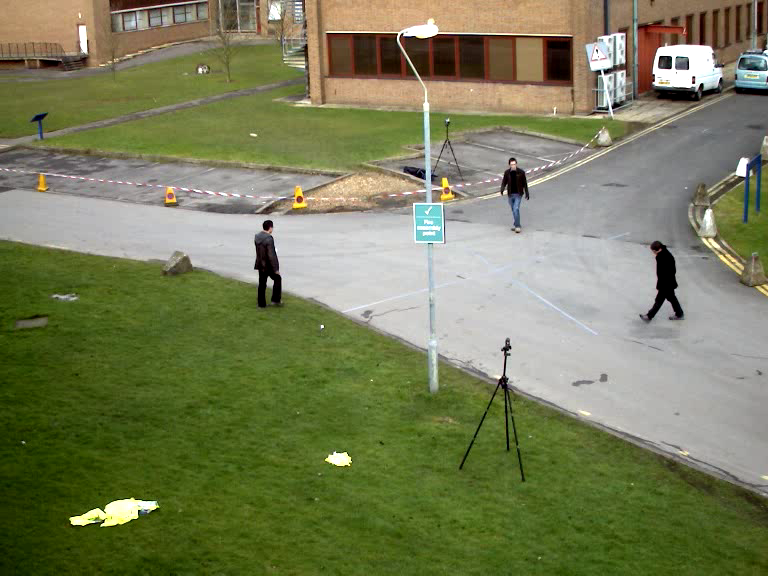
//> input picture road.png, 768 x 576 px, given in place of video.avi, which was not available
$ ./hough 3   (built with g++ and OpenCV 4)
//> lines starting //> are read from the running program, lines starting //| are printed output that depends on the picture; after the words box and inside, x2 and y2 are one past the last pixel; in counts of white or black regions, pixels touching at a corner belong together; pictures that were not available may be replaced by others from this repository, and a replacement may not be noted
### egbis/disjoint-set.h
// [17 lines of licence text are left out]

#ifndef DISJOINT_SET
#define DISJOINT_SET

// disjoint-set forests using union-by-rank and path compression (sort of).

typedef struct {
  int rank;
  int p;
  int size;
} uni_elt;

class universe {
public:
  universe(int elements);
  ~universe();
  int find(int x);
  void join(int x, int y);
  int size(int x) const { return elts[x].size; }
  int num_sets() const { return num; }

private:
  uni_elt *elts;
  int num;
};

// [9 lines left out: function universe, not called in this run]

universe::~universe() {
  delete [] elts;
}

// [20 lines left out: functions find, join, not called in this run]

#endif

### egbis/segment-graph.h
// [17 lines of licence text are left out]

#ifndef SEGMENT_GRAPH
#define SEGMENT_GRAPH

#include <algorithm>
#include <cmath>
#include "disjoint-set.h"

// threshold function
#define THRESHOLD(size, c) (c/size)

typedef struct {
  float w;
  int a, b;
} edge;

bool operator<(const edge &a, const edge &b) {
  return a.w < b.w;
}

/*
 * Segment a graph
 *
 * Returns a disjoint-set forest representing the segmentation.
 *
 * num_vertices: number of vertices in graph.
 * num_edges: number of edges in graph
 * edges: array of edges.
 * c: constant for treshold function.
 */
// [34 lines left out: function segment_graph, not called in this run]

#endif

### egbis/imutil.h
// [19 lines of licence text are left out]

#ifndef IMUTIL_H
#define IMUTIL_H

#include "image.h"
#include "misc.h"

/* compute minimum and maximum value in an image */
template <class T>
// [19 lines left out: function min_max, not called in this run]

/* threshold image */
template <class T>
// [13 lines left out: function threshold, not called in this run]

#endif

### egbis/convolve.h
// [19 lines of licence text are left out]

#ifndef CONVOLVE_H
#define CONVOLVE_H

#include <vector>
#include <algorithm>
#include <cmath>
#include "image.h"

/* convolve src with mask.  dst is flipped! */
// [18 lines left out: function convolve_even, not called in this run]

/* convolve src with mask.  dst is flipped! */
// [18 lines left out: function convolve_odd, not called in this run]

#endif

### egbis/misc.h
// [19 lines of licence text are left out]

#ifndef MISC_H
#define MISC_H

#include <cmath>

#ifndef M_PI
#define M_PI 3.141592653589793
#endif

typedef unsigned char uchar;

typedef struct { uchar r, g, b; } rgb;

inline bool operator==(const rgb &a, const rgb &b) {
  return ((a.r == b.r) && (a.g == b.g) && (a.b == b.b));
}

template <class T>
inline T abs(const T &x) { return (x > 0 ? x : -x); };

template <class T>
inline int sign(const T &x) { return (x >= 0 ? 1 : -1); };

template <class T>
inline T square(const T &x) { return x*x; };

template <class T>
inline T bound(const T &x, const T &min, const T &max) {
  return (x < min ? min : (x > max ? max : x));
}

template <class T>
inline bool check_bound(const T &x, const T&min, const T &max) {
  return ((x < min) || (x > max));
}

inline int vlib_round(float x) { return (int)(x + 0.5F); }

inline int vlib_round(double x) { return (int)(x + 0.5); }

inline double gaussian(double val, double sigma) {
  return exp(-square(val/sigma)/2)/(sqrt(2*M_PI)*sigma);
}

#endif

### egbis/image.h
// [19 lines of licence text are left out]

#ifndef IMAGE_H
#define IMAGE_H

#include <cstring>

template <class T>
class image {
 public:
  /* create an image */
  image(const int width, const int height, const bool init = true);

  /* delete an image */
  ~image();

  /* init an image */
  void init(const T &val);

  /* copy an image */
  image<T> *copy() const;

  /* get the width of an image. */
  int width() const { return w; }

  /* get the height of an image. */
  int height() const { return h; }

  /* image data. */
  T *data;

  /* row pointers. */
  T **access;

 private:
  int w, h;
};

/* use imRef to access image data. */
#define imRef(im, x, y) (im->access[y][x])

/* use imPtr to get pointer to image data. */
#define imPtr(im, x, y) &(im->access[y][x])

template <class T>
// [13 lines left out: function image, not called in this run]

template <class T>
image<T>::~image() {
  delete [] data;
  delete [] access;
}

template <class T>
// [6 lines left out: function init, not called in this run]


template <class T>
// [5 lines left out: function copy, not called in this run]

#endif


### hough.cpp
#include <opencv2/core/core.hpp>
#include "opencv2/objdetect/objdetect.hpp"
#include "opencv2/highgui/highgui.hpp"
#include "opencv2/imgproc/imgproc.hpp"

#include <cctype>
#include <iostream>
#include <iterator>
#include <stdio.h>

#include <cstdio>
#include <cstdlib>
#include "egbis/image.h"
#include "egbis/misc.h"
#include "egbis/pnmfile.h"
#include "egbis/segment-image.h"


using namespace std;
using namespace cv;
int p1,p2,p3,res;
Mat egbisImage;
Mat img;
char* imageName;
int num_ccs;
void detectAndDraw( Mat& img );
image<rgb>* convertMatToNativeImage(Mat *input);
Mat convertNativeToMat(image<rgb>* input);
Mat runEgbisOnMat(Mat *input, float sigma, float k, int min_size, int *numccs);
void laneMarkingsDetector(cv::Mat &srcGRAY, cv::Mat &dstGRAY, int tau);


int main( int argc, const char** argv )
{
    CvCapture* capture = 0;
    Mat frame, frameCopy, image,markings;
    string inputName;
	res = atoi(argv[1]);
	p1=20;
	p2=50;
	p3=50;
_start_:
	//capture = cvCaptureFromCAM( 0 );
	//image = imread( "road.png" );
	capture = cvCaptureFromAVI( "video.avi" );

	cvNamedWindow( "result", 1 );
	//cvNamedWindow( "markings", 1 );

    if( capture )
    {
		IplImage* iplImg;
        cout << "In capture mode" << endl;
        for(;;)
        {
            frame = cvQueryFrame( capture );
//> frame is the input picture: 576 rows x 768 cols, CV_8UC3; mean B, G, R 89.2, 125.6, 120.7

            if( frame.empty() ) goto _start_;
			// [4 lines of commented-out code are left out]
            cvtColor(frame, frame, CV_BGR2GRAY);
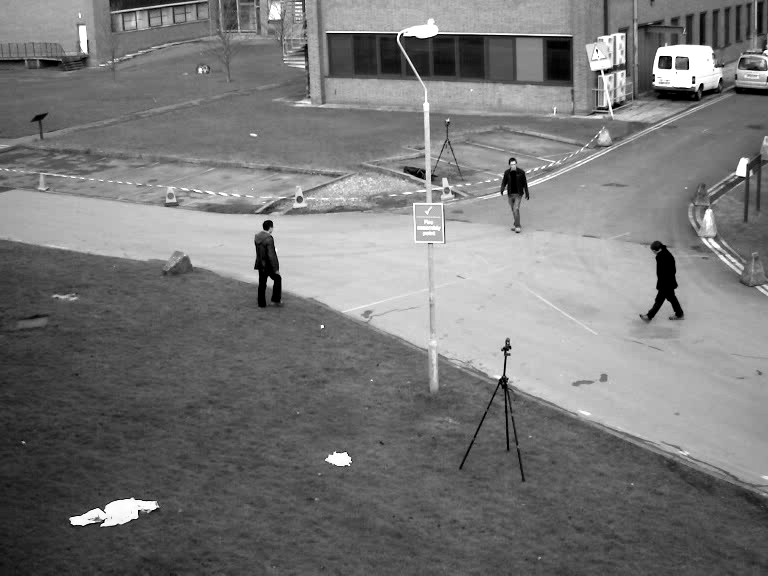
//> frame: 576 rows x 768 cols, CV_8UC1; min 0, max 255, mean 119.9
            markings = frame.clone();


			const int64 start = getTickCount();
			laneMarkingsDetector(frame, markings, res);
//> in laneMarkingsDetector, `dstGRAY.setTo(0);`: dstGRAY: 576 rows x 768 cols, CV_8UC1; every value is 0
//> the loop in laneMarkingsDetector, `for (int j=0; j<srcGRAY.rows; ++j)` made 576 passes
//> aux on passes 1 to 3: 0, 8, 2
//> after the loop in laneMarkingsDetector, `for (int j=0; j<srcGRAY.rows; ++j)`:
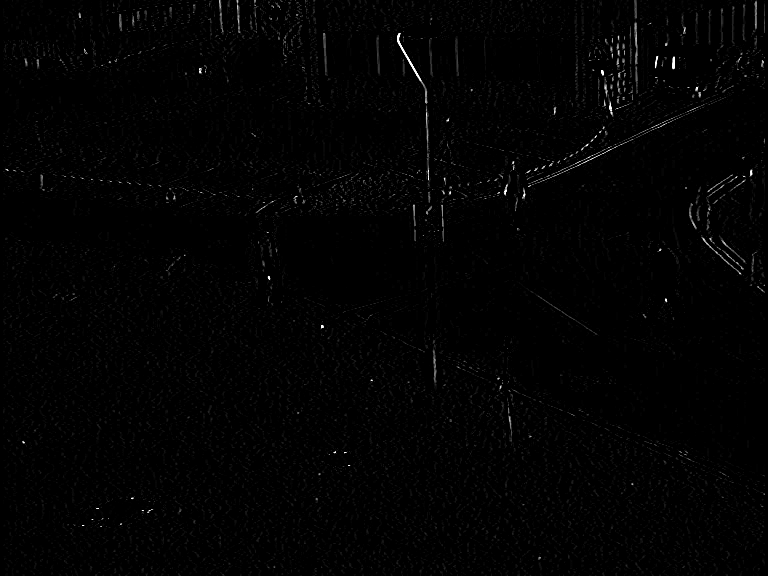
//> dstGRAY: 576 rows x 768 cols, CV_8UC1; min 0, max 255, mean 2.6
//> after the loop in laneMarkingsDetector, `for (int j=0; j<srcGRAY.rows; ++j)`: aux = 0
			const double timeSec = (getTickCount() - start) / getTickFrequency();
			cv::threshold(markings, markings, 0, 255, CV_THRESH_BINARY | CV_THRESH_OTSU);
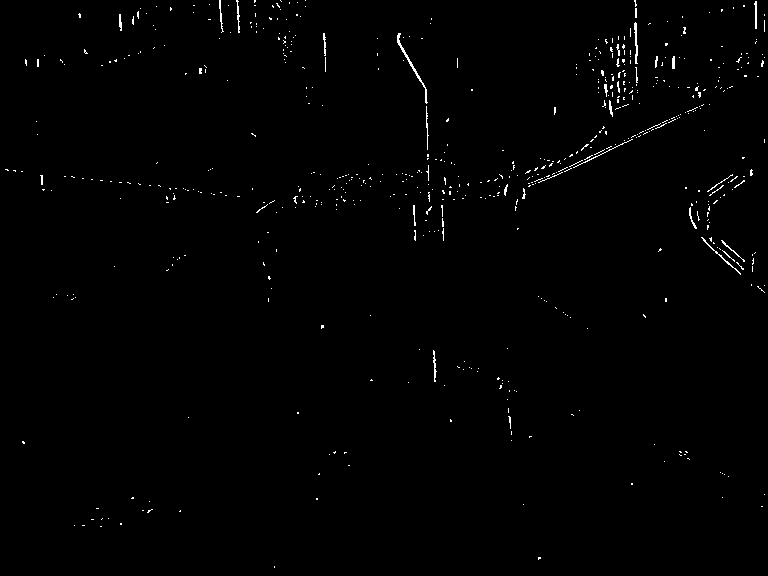
//> markings: 576 rows x 768 cols, CV_8UC1; 0.76% white in thin lines or dots
			//cv::imshow( "result", markings  );
			detectAndDraw( markings );
//> in detectAndDraw, `Canny(src, src, 50, 200, 3);`:
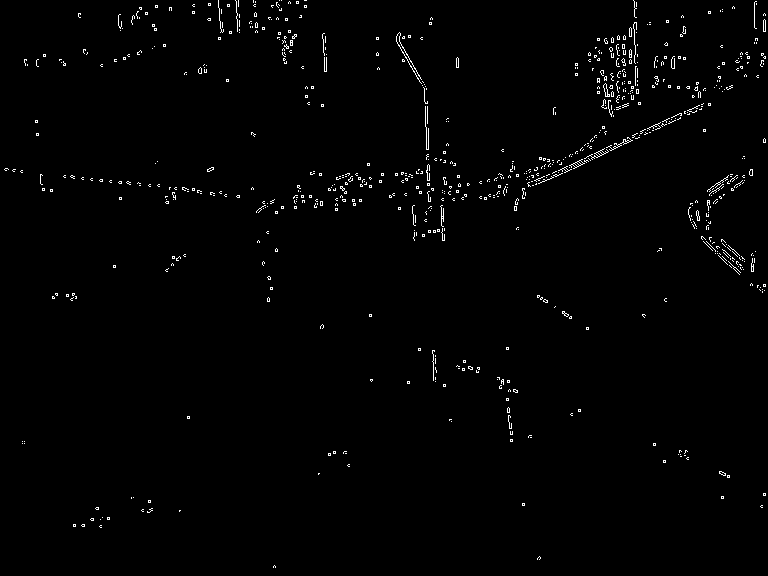
//> src: 576 rows x 768 cols, CV_8UC1; 1.2% white in thin lines or dots
//> in detectAndDraw, `cvtColor(src, cdst, CV_GRAY2BGR);`: cdst: 576 rows x 768 cols, CV_8UC3; 1.2% white in thin lines or dots
//> in detectAndDraw, `HoughLinesP(src, lines, 1, CV_PI/180, p1, p2, p3 );`: lines = 128 lines (x1, y1, x2, y2), first 8: [504, 195, 698, 105], [424, 84, 429, 232], [523, 191, 710, 104], [5, 168, 337, 209], [588, 55, 680, 56], [522, 189, 701, 106], [522, 190, 709, 103], [634, 29, 641, 133]
//> the loop in detectAndDraw, `for( size_t i = 0; i < lines.size(); i++ )` made 128 passes
//> (l, Angle) on passes 1 to 12: ([504, 195, 698, 105], -24.89), ([424, 84, 429, 232], 88.07), ([523, 191, 710, 104], -24.95), ([5, 168, 337, 209], 7.04), ([588, 55, 680, 56], 0.623), ([522, 189, 701, 106], -24.88), ([522, 190, 709, 103], -24.95), ([634, 29, 641, 133], 86.15), ([220, 23, 325, 38], 8.13), ([555, 114, 658, 79], -18.77), ([597, 78, 699, 91], 7.26), ([71, 175, 337, 208], 7.07)
//> after the loop in detectAndDraw, `for( size_t i = 0; i < lines.size(); i++ )`:
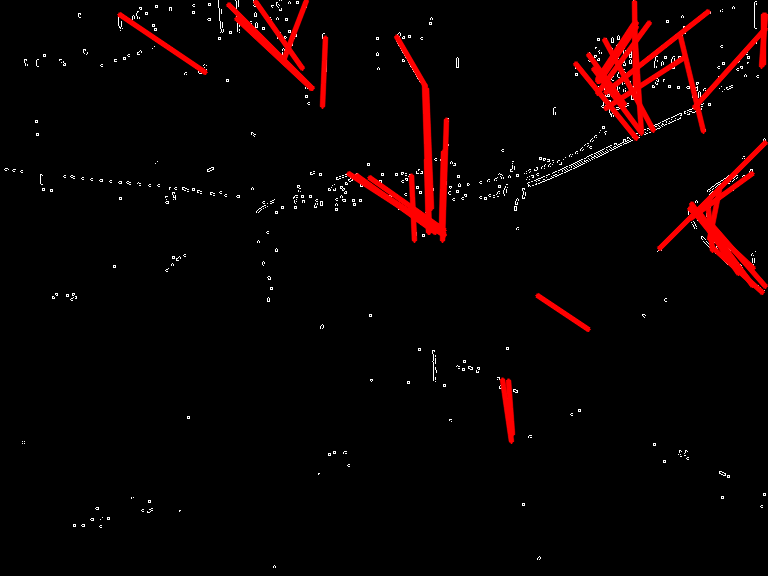
//> cdst: 576 rows x 768 cols, CV_8UC3; mean B, G, R 1.8, 1.8, 10.7
			int key = waitKey( 1 );
//> the 'q' key is pressed
            if( key >= 0 )
			{
				cout << key << endl;
				if(key=='q') p1++;
				if(key=='a') p1--;
				if(key=='w') p2++;
				if(key=='s') p2--;
				if(key=='e') p3++;
				if(key=='d') p3--;
				if(key=='r') res++;
				if(key=='f') res--;
			}

		// goto _cleanup_;
        }

        waitKey(0);

		_cleanup_:
        cvReleaseCapture( &capture );
    }
    else
    {
        cout << "In image read mode" << endl;
        if( !image.empty() )
        {
            //egbisImage = runEgbisOnMat(&image, 0.6,1990,1990, &num_ccs);
			//cv::imshow( "result", egbisImage );
			//cv::imshow( "result", image );
			cvtColor(image, image, CV_BGR2GRAY);
            markings = image.clone();
			int res = atoi(argv[1]);
			cout << atoi(argv[1]) << endl;
			const int64 start = getTickCount();
			laneMarkingsDetector(image, markings, res);
			const double timeSec = (getTickCount() - start) / getTickFrequency();

			cout << "CPU Time : " << timeSec * 1000 << " ms" << endl;
			cv::imshow( "markings", markings );
			waitKey(0);
			detectAndDraw( markings );


        }
    }

    cvDestroyWindow("result");

    return 0;
}

void detectAndDraw( Mat& src )
{
    Mat  blur,dst,cdst;
	//cv::blur( src, blur, cv::Size(5,5) );
 Canny(src, src, 50, 200, 3);
 cvtColor(src, cdst, CV_GRAY2BGR);

 if (0){
  vector<Vec2f> lines;
  HoughLines(dst, lines, 1, CV_PI/180, 100, 50, 50 );

  for( size_t i = 0; i < lines.size(); i++ )
  {
     float rho = lines[i][0], theta = lines[i][1];
     Point pt1, pt2;
     double a = cos(theta), b = sin(theta);
     double x0 = a*rho, y0 = b*rho;
     pt1.x = cvRound(x0 + 1000*(-b));
     pt1.y = cvRound(y0 + 1000*(a));
     pt2.x = cvRound(x0 - 1000*(-b));
     pt2.y = cvRound(y0 - 1000*(a));
     line( cdst, pt1, pt2, Scalar(0,0,255), 3, CV_AA);
  }
}
 else{
  vector<Vec4i> lines;
   const int64 start = getTickCount();

/*
-dst: Output of the edge detector. It should be a grayscale image (although in fact it is a binary one)
-lines: A vector that will store the parameters (x_{start}, y_{start}, x_{end}, y_{end}) of the detected lines
-rho : The resolution of the parameter r in pixels. We use 1 pixel.
-theta: The resolution of the parameter \theta in radians. We use 1 degree (CV_PI/180)
-threshold: The minimum number of intersections to “detect” a line
-minLinLength: The minimum number of points that can form a line. Lines with less than this number of points are disregarded.
-maxLineGap: The maximum gap between two points to be considered in the same line. //10 7 25 //20 25 40

*/
  HoughLinesP(src, lines, 1, CV_PI/180, p1, p2, p3 );
  const double timeSec = (getTickCount() - start) / getTickFrequency();
  cout<<p1<<" "<<p2<<" "<<p3<<" "<<res<<endl;
  //cout << "CPU Time : " << timeSec * 1000 << " ms" << endl;

  for( size_t i = 0; i < lines.size(); i++ )
  {
    Vec4i l = lines[i];
	double Angle = atan2(l[3] - l[1], l[2] - l[0]) * 180.0 / CV_PI;
	if((Angle>30 && Angle< 135) ||(Angle<-30&&Angle>-135) )
	//cout << "Line angle : " << Angle<< " deg" << endl;
    line( cdst, Point(l[0], l[1]), Point(l[2], l[3]), Scalar(0,0,255), 3, CV_AA);
  }

 }

 //imshow("source", src);
 //imshow("detected lines", cdst);
 cv::imshow( "result", cdst );
}


void laneMarkingsDetector(cv::Mat &srcGRAY, cv::Mat &dstGRAY, int tau){
	dstGRAY.setTo(0);
	//cv::imshow( "markings", srcGRAY);

	int aux = 0;
	for (int j=0; j<srcGRAY.rows; ++j)
		{
		const unsigned char *ptRowSrc = srcGRAY.ptr<uchar>(j);
		unsigned char *ptRowDst = dstGRAY.ptr<uchar>(j);

		for (int i=tau; i<srcGRAY.cols-tau; ++i)
			{

				if(ptRowSrc[i] != 0)
				{
						aux = 2 * ptRowSrc[i];
						aux += -ptRowSrc[i-tau];
						aux += -ptRowSrc[i+tau];
						aux += -abs((int)(ptRowSrc[i-tau] - ptRowSrc[i+tau]));

						aux = (aux<0)?(0):(aux);
						aux = (aux>255)?(255):(aux);


						ptRowDst[i] = (unsigned char)aux;

				}

			}


		}


}


// [51 lines left out: functions convertMatToNativeImage, convertNativeToMat, runEgbisOnMat, not called in this run]

$ run again, on test1.jpg
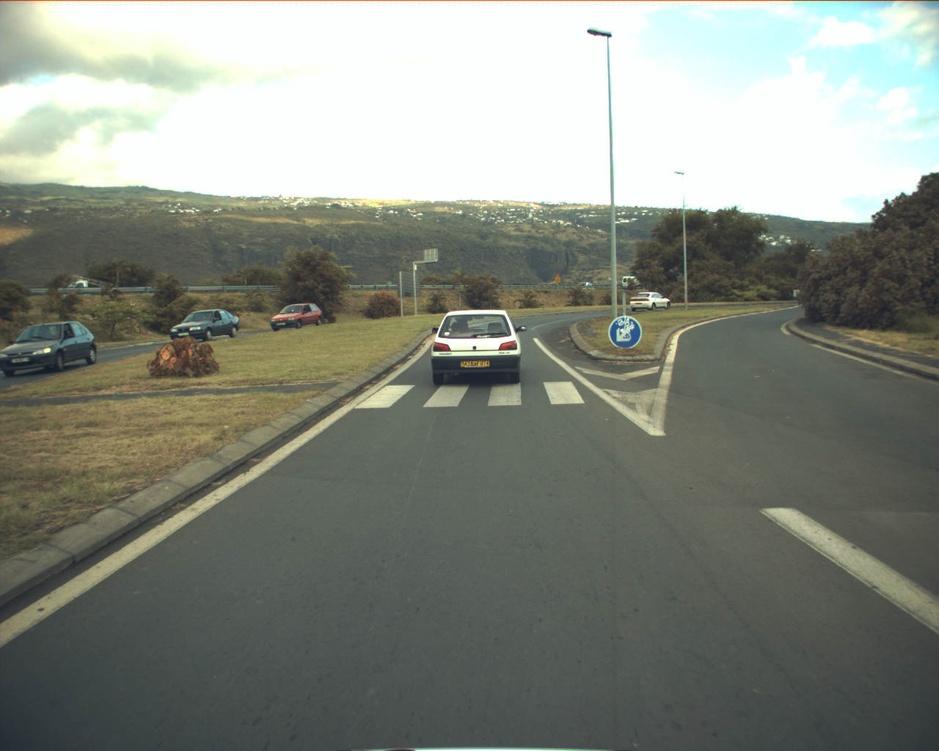
//> input picture test1.jpg, 939 x 751 px, shrunk from 1280 x 1024 before the run, given in place of video.avi, which was not available
//> frame is the input picture: 751 rows x 939 cols, CV_8UC3; mean B, G, R 127.5, 137, 132.6
//> frame: 751 rows x 939 cols, CV_8UC1
//> the loop in laneMarkingsDetector, `for (int j=0; j<srcGRAY.rows; ++j)` made 751 passes
//> aux on passes 1 to 3: 0, 0, 0
//> after the loop in laneMarkingsDetector, `for (int j=0; j<srcGRAY.rows; ++j)`: aux = 0
//> `cv::threshold(markings, markings, 0, 255, CV_THRESH_BINARY | CV_THRESH..`:
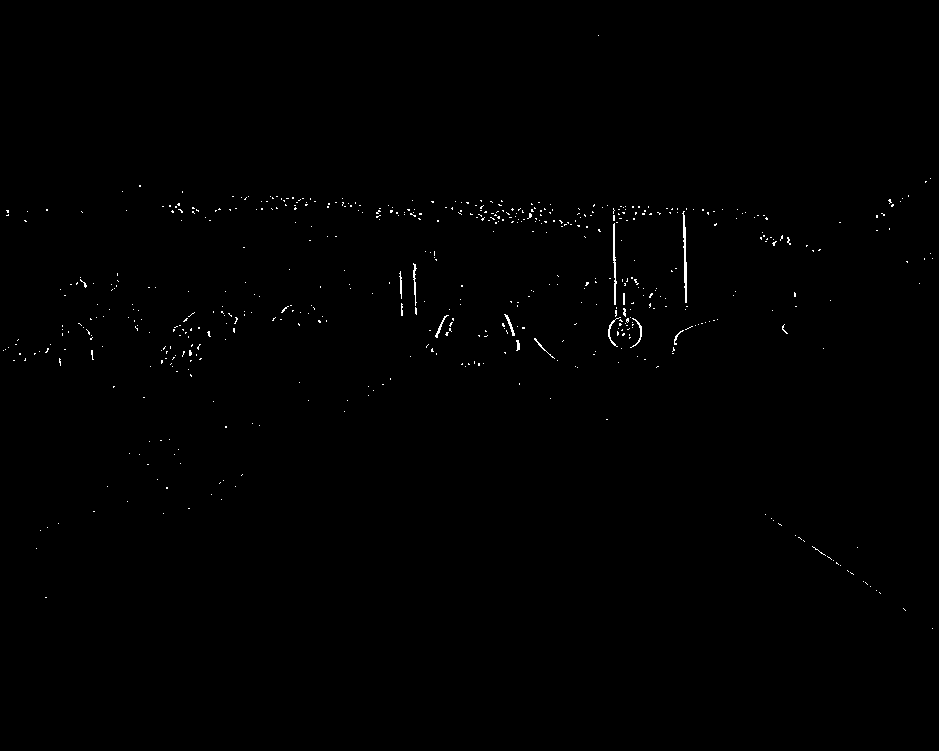
//> markings: 751 rows x 939 cols, CV_8UC1; 0.37% white in thin lines or dots, all inside (x1, y1, x2, y2) = (3, 35, 933, 629)
//> src: 751 rows x 939 cols, CV_8UC1; 0.57% white in thin lines or dots, all inside (x1, y1, x2, y2) = (2, 34, 934, 630)
//> lines = 118 lines (x1, y1, x2, y2), first 8: [232, 197, 613, 224], [475, 217, 612, 226], [682, 212, 686, 330], [476, 216, 746, 211], [475, 206, 738, 210], [178, 208, 257, 210], [188, 315, 301, 311], [612, 209, 614, 342]
//> the loop in detectAndDraw, `for( size_t i = 0; i < lines.size(); i++ )` made 118 passes
//> (l, Angle) on passes 1 to 8: ([232, 197, 613, 224], 4.05), ([475, 217, 612, 226], 3.76), ([682, 212, 686, 330], 88.06), ([476, 216, 746, 211], -1.06), ([475, 206, 738, 210], 0.871), ([178, 208, 257, 210], 1.45), ([188, 315, 301, 311], -2.03), ([612, 209, 614, 342], 89.14)
//> after the loop in detectAndDraw, `for( size_t i = 0; i < lines.size(); i++ )`:
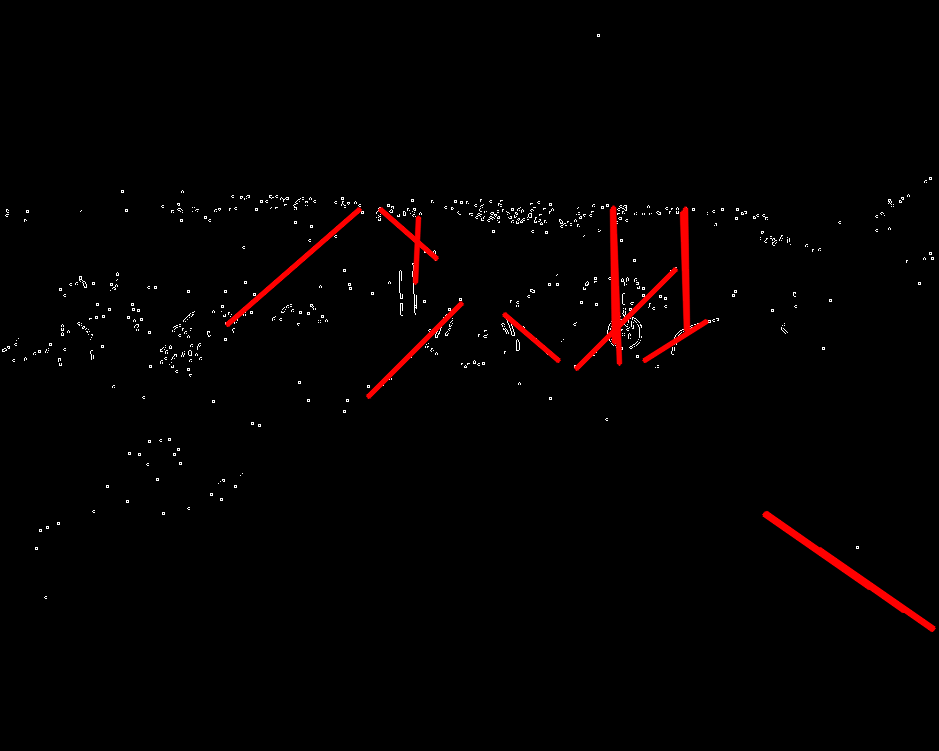
//> cdst: 751 rows x 939 cols, CV_8UC3; mean B, G, R 1.1, 1.1, 3.8
